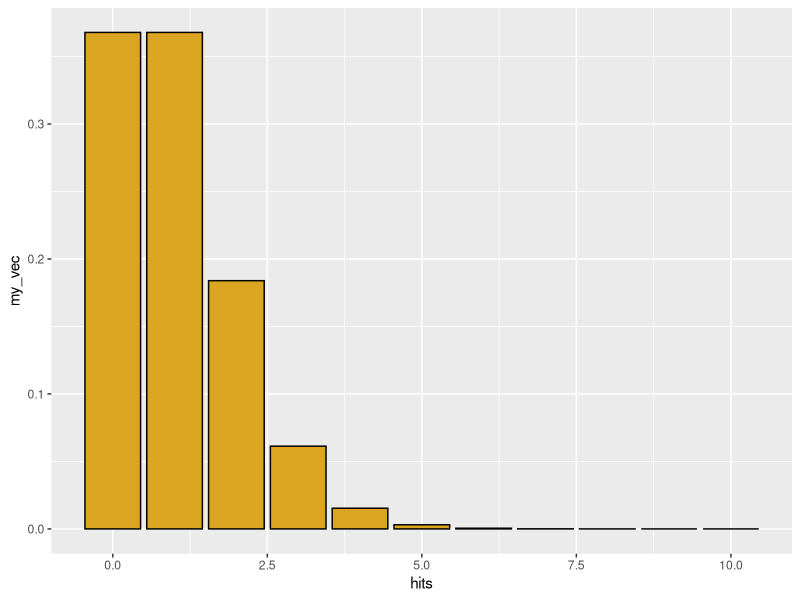
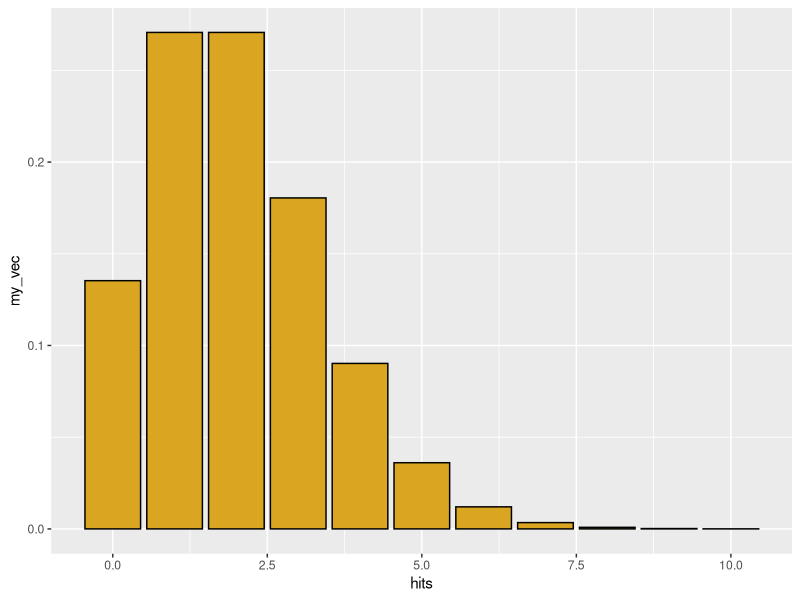
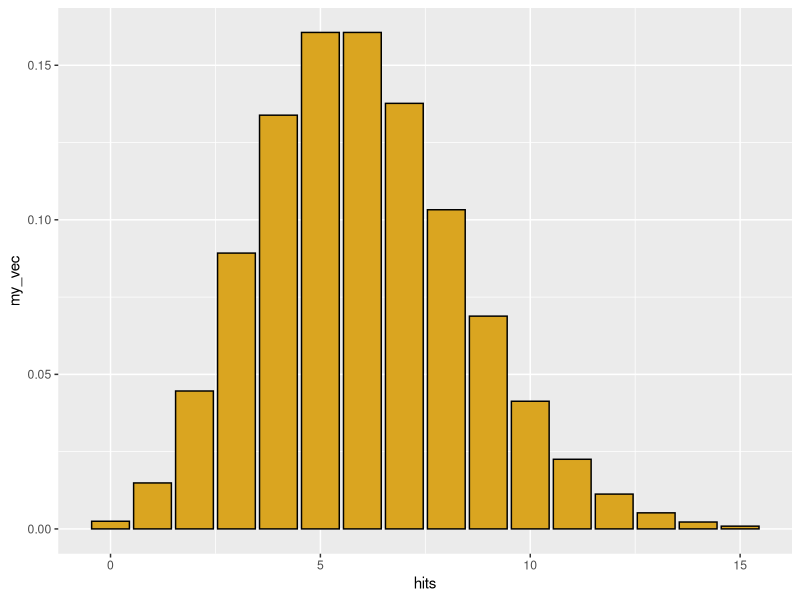
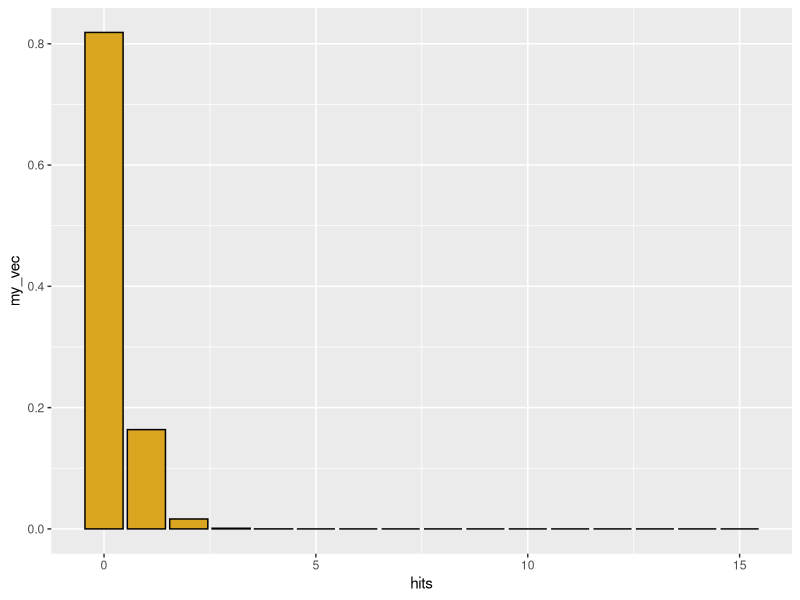
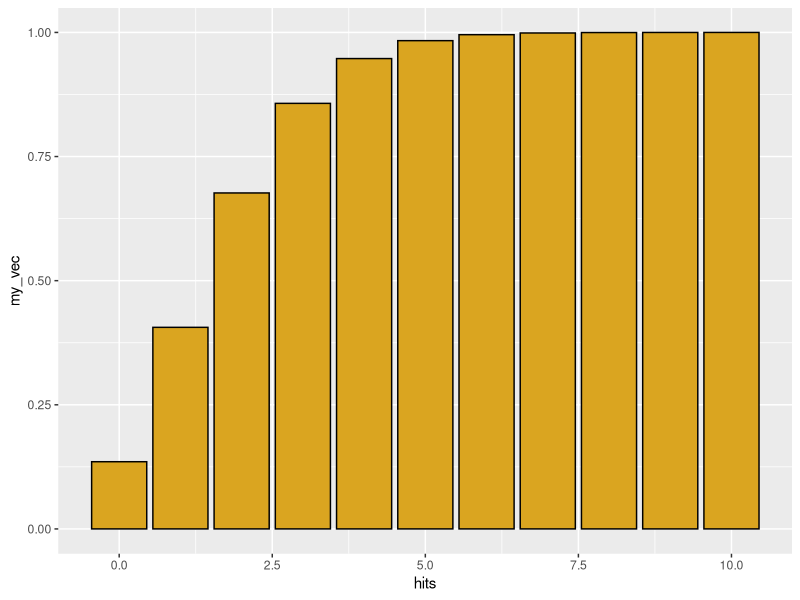
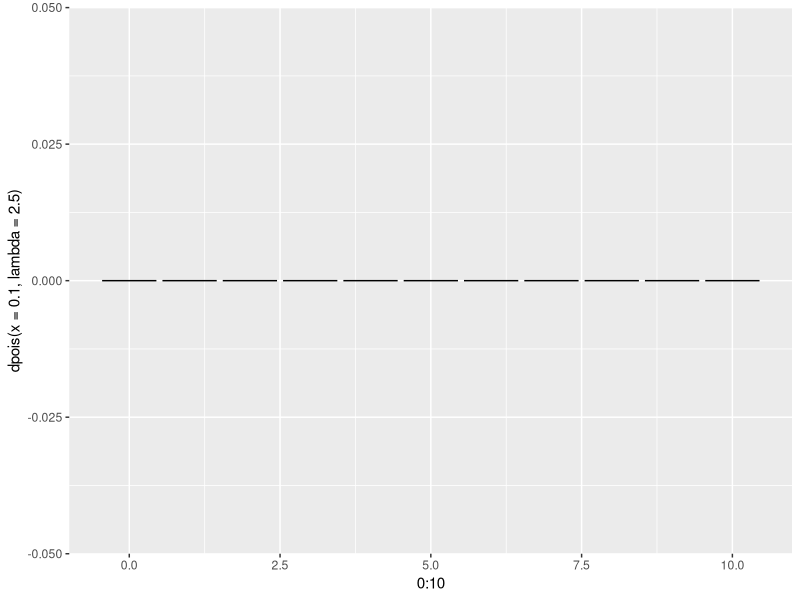

R code for these plots, in order: (Note: this script raises an error after producing the figures.)
### Probability distributions ###


library(ggplot2)
library(MASS)


######### discrete distributions ########

## Poisson distribution
# Discrete x >= 0
# Random events with a constant random lambda (observations per time or per unit area)
# Parameter: lambda > 0

# "d" function generates probability density
hits <- 0:10
my_vec <- dpois(x=hits, lambda=1) # probability of how many observations will happen based on poisson distribution
qplot(x=hits, y=my_vec, geom="col", color=I("black"), fill=I("goldenrod"))

my_vec <- dpois(x=hits, lambda=2) # events happen twice per sampling
qplot(x=hits, y=my_vec, geom="col", color=I("black"), fill=I("goldenrod"))

hits <- 0:15
my_vec <- dpois(x=hits, lambda=6)
qplot(x=hits, y=my_vec, geom="col", color=I("black"), fill=I("goldenrod"))

# don't have to have an integer value for labmda
hits <- 0:15
my_vec <- dpois(x=hits, lambda=0.2) # smaller lambda, not likely to see many events
qplot(x=hits, y=my_vec, geom="col", color=I("black"), fill=I("goldenrod"))

sum(my_vec) # equals 1, all the probabilities of seeing how many events will total one (total area under the curve)

# for a poisson distribution with lambda=2, what is the probability that a single draw will yield x=0?
dpois(x=0, lambda=2)

# "p" function generates cumulative probability density, aka the lower tail cumulative area under the curve of the distribution
hits <- 0:10
my_vec <- ppois(q=hits, lambda=2)
qplot(x=hits, y=my_vec, geom="col", color=I("black"), fill=I("goldenrod"))

# for a poisson distribution with lambda=2, what is the probability of getting 1 or fewer hits?
ppois(q=1, lambda=2)
# could also get thisthrough dpois
p_0 <- dpois(x=0, lambda=2)
p_1 <- dpois(x=1, lambda=2)
p_0 + p_1

# the "q" function is the inverse of "p"
# what is the number of hits corresponding to 50% of the prob mass?
qpois(p=0.5, lambda=2.5)
qplot(x=0:10, y=dpois(x=0.1, lambda=2.5), geom="col", color=I("black"), fill=I("goldenrod"))
# but the distribution is discrete, so this is not exact
ppois(q=2, lambda = 2.5)

# we can simulate individual values from a poisson
ran_pois <- rpois(n=1000, labmda=2.5)
qplot

# for real or simulated data, we can use the quantile
# function to find the emperical 95% confidence interval on the data
#quantile(x=ran_pois,probs=c(
  
  
  
## Binomial distribution
# size = number of trials
# x = possible outcomes
# outcome x is bounded by 

# use "d" for density function
hits <- 0:10
my_vec <- dbinom(x=hits, size=10, prob=0.5)

# how does this compare to a simulation of "coin tosses?"
my_coins <- rbinom(n=50, size=100,prob=0.5)
#qplot(
#quantile(x



## negative binomial
# what is the distribution of failures?
# How many failures will you get before you get the number of successes you want?

hits <- 0:40
my_vec <- dnbinom(x=hits, size=5, prob=0.5)
qplot(x=hits, y=my_vec, geom="col", color=I("black"), fill=I("goldenrod"))

hits <- 0:40
my_vec <- dnbinom(x=hits, size=5, prob=0.2)
qplot(x=hits, y=my_vec, geom="col", color=I("black"), fill=I("goldenrod"))                  

# geometric series is a special case where N= 1 success
# each bar is a constant fraction 1 - "prob" of the bar before it
myVec <- dnbinom(x=hits, size=1, prob=0.1)
qplot(x=hits,y=myVec,geom="col",color=I("black"),fill=I("goldenrod"))


# alternatively specify mean = mu of distribution and size, 
# the dispersion parameter (small is more dispersed)
# this gives us a poisson with a lambda value that varies
# the dispersion parameter is the shape parameter in the gamma
# as it increases, the distribution has a smaller variance
# just simulate it directly

nbiRan <- rnbinom(n=1000,size=10,mu=5)
qplot(nbiRan,color=I("black"),fill=I("goldenrod"))

nbiRan <- rnbinom(n=1000,size=0.1,mu=5)
qplot(nbiRan,color=I("black"),fill=I("goldenrod"))




########## Continuous distributions ###########


# uniform distribution, parameters are the minumum and maximum
qplot(x=runif(n=100, min=0, max=5), color=I("black"), fill=I("goldenrod")) 
qplot(x=runif(n=1000, min=0, max=5), color=I("black"), fill=I("goldenrod")) 

# normal
my_norm <- rnorm(n=100, mean=100, sd=2) # specify number of samples, mean, and sd
qplot(x=my_norm, color=I("black"), fill=I("goldenrod")) 

my_norm <- rnorm(n=100, mean=2, sd=2)
qplot(x=my_norm, color=I("black"), fill=I("goldenrod")) 
summary(my_norm) # summary mean is close to desired mean
no_zeroes <- my_norm[my_norm>0]
qplot(x=no_zeroes, color=I("black"), fill=I("goldenrod")) # this now looks skewed, not great since a lot of the time in science we don't have zeroes
summary(no_zeroes) # summary mean is now higher than desired mean

# gamma distribution
# generates continuous positive values bounded at zero

my_gamma <- rgamma(n=100, shape=1, scale=10) # with shape=1 is an exponential where the scale equals the mean
qplot(x=my_gamma, color=I("black"), fill=I("goldenrod"))

my_gamma <- rgamma(n=100, shape=0.1, scale=10) # with shape<1 gives a mode very close to zero, small shape and rounds to zero
qplot(x=my_gamma, color=I("black"), fill=I("goldenrod"))

my_gamma <- rgamma(n=100, shape=10, scale=10) # with a larger shape value, it shifts to more of a normal distribution
qplot(x=my_gamma, color=I("black"), fill=I("goldenrod"))

# scale parameter changes the mean and the variance
qplot(rgamma(n=100, shape=2, scale=0.1), color=I("black"), fill=I("goldenrod"))
qplot(rgamma(n=100, shape=2, scale=1), color=I("black"), fill=I("goldenrod"))
qplot(rgamma(n=100, shape=2, scale=10), color=I("black"), fill=I("goldenrod"))
qplot(rgamma(n=100, shape=2, scale=100), color=I("black"), fill=I("goldenrod"))
# mean = shape * scale
# variance = shape * scale^2


## Beta distribution
# bounded at 0 and 1
# similar to a binomial but the result is continuous rather than discrete
# parameter shape1 = similar to number of successes +1
# parameter shape1 = similar to number of failures +1

# shape1=1, shape2=1, basically no data
my_beta <- rbeta(n=1000, shape1=1, shape2=1)
qplot(x=my_beta, xlim=c(0,1), color=I("black"), fill=I("goldenrod"))

# shape1=2, shape2=1, "1 coin toss and it was successful"
my_beta <- rbeta(n=1000, shape1=2, shape2=1)
qplot(x=my_beta, xlim=c(0,1), color=I("black"), fill=I("goldenrod")) # probability between .5 and 1

# two tosses, 1 head and 1 tail
my_beta <- rbeta(n=1000, shape1=2, shape2=2)
qplot(x=my_beta, xlim=c(0,1), color=I("black"), fill=I("goldenrod")) # probability is now centered around .5

# two tosses, both heads
my_beta <- rbeta(n=1000, shape1=3, shape2=1)
qplot(x=my_beta, xlim=c(0,1), color=I("black"), fill=I("goldenrod")) # probability is skewed towards 1

# more data
my_beta <- rbeta(n=1000, shape1=20, shape2=20)
qplot(x=my_beta, xlim=c(0,1), color=I("black"), fill=I("goldenrod")) # much narrower around .5 since we have more data

my_beta <- rbeta(n=1000, shape1=500, shape2=500)
qplot(x=my_beta, xlim=c(0,1), color=I("black"), fill=I("goldenrod")) # very narrow

# shape parameters less thn 1 gives us bimodial distribution
my_beta <- rbeta(n=1000, shape1=0.1, shape2=0.1)
qplot(x=my_beta, xlim=c(0,1), color=I("black"), fill=I("goldenrod"))

my_beta <- rbeta(n=1000, shape1=1, shape2=0.1)
qplot(x=my_beta, xlim=c(0,1), color=I("black"), fill=I("goldenrod"))

